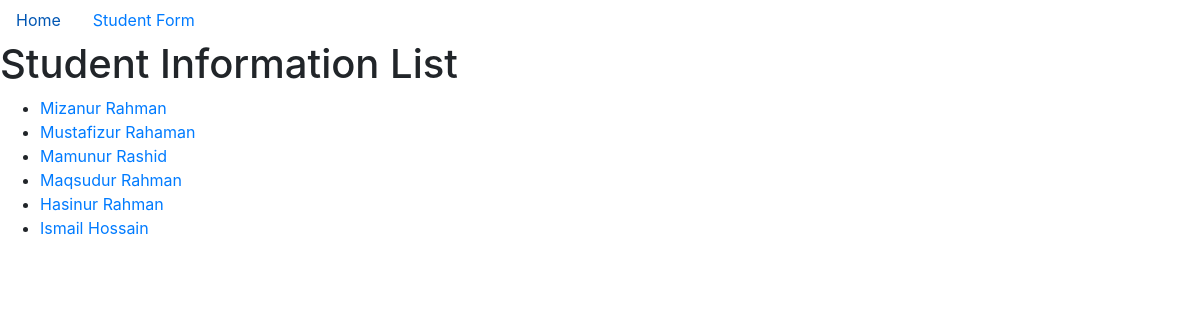
The app's page /, older data.
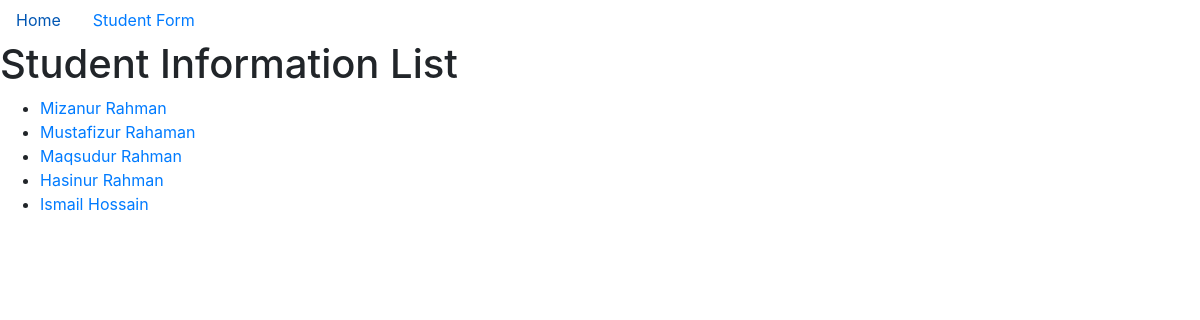
The same page, newer data.
### first_app/models.py (models this page shows, shortened)
class Student(models.Model):
	first_name  = models.CharField(max_length=50)
	last_name	= models.CharField(max_length=50)
	email 		= models.EmailField()
	phone		= models.IntegerField()
	class Meta:
		verbose_name       ='Student'
		verbose_name_plural='Students'

### first_app/views.py (the view)
# urls.py: path('', views.home, name='home'),
def home(request):
	students = Student.objects.all()
	template ='first_app/index.html'
	context = {
		'title' :"Home",
		'students':students
	}
	return render(request, template,context)

### first_app/templates/first_app/index.html
{% extends 'first_app/base.html' %}
{% block content %}
	<h1>Student Information List</h1>
	{% if students %}
		<ul>
			{% for student in students%}
			<li><a href="{% url 'first_app:student_info' id=student.id %}">{{student.first_name}} {{student.last_name}}</a></li>
			{% endfor %}
		</ul>
	{%else%}
		<h1>No Student Exists!!</h1>
	{%endif%}
{% endblock %}

Row changes from the older to the newer data that the page shows:
removed Student: first_name "Mamunur", last_name "Rashid"
